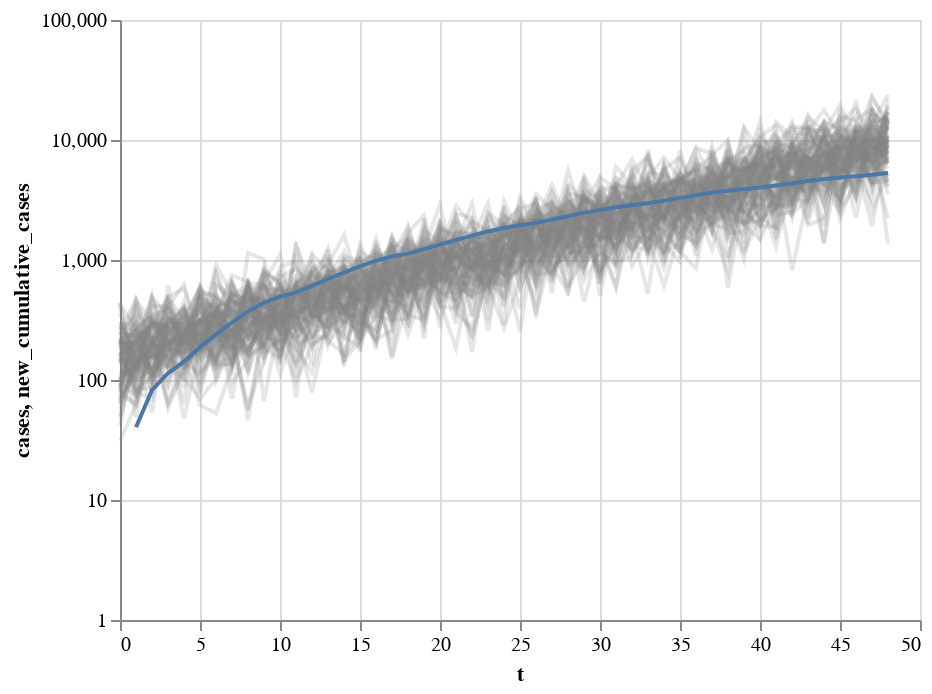

Notebook source saved alongside this figure:
### Code cell
posterior_pred_chart = alt.Chart(
    post_obs_long.loc[
        post_obs_long.series < 100
    ]
).mark_line().encode(
    alt.X('t'),
    alt.Y(
        'cases', 
        scale = alt.Scale(type = 'log', domain = (1, 100_000)), 
        axis = alt.Axis(tickCount = 5)
    ),
    detail = 'series',
    opacity = alt.value(0.2),
    color = alt.value('grey')
)

observed_line = alt.Chart(
    us_delta.loc[us_delta.new_cumulative_cases != 0,['t', 'new_cumulative_cases']]
).mark_line().encode(
    alt.Y(
        'new_cumulative_cases', 
        scale = alt.Scale(type = 'log', domain = (1, 100_000)),
        axis = alt.Axis(tickCount = 5)
    ),
    alt.X('t'),
)

posterior_pred_chart + observed_line
# posterior_pred_chart

### Figure 1 — Vega-Lite specification as saved in the notebook (floating-point values rounded to 4 significant figures; data arrays with more than 128 entries replaced by an {"elided": "..."} marker saying what was removed)
{"config": {"view": {"continuousWidth": 400, "continuousHeight": 300}}, "layer": [{"data": {"name": "data-81bf0c461113eede6ce6b010dcb885cd"}, "mark": "line", "encoding": {"color": {"value": "grey"}, "detail": {"type": "quantitative", "field": "series"}, "opacity": {"value": 0.2}, "x": {"type": "quantitative", "field": "t"}, "y": {"type": "quantitative", "axis": {"tickCount": 5}, "field": "cases", "scale": {"domain": [1, 100000], "type": "log"}}}}, {"data": {"name": "data-5b98034765e6c3e7187991ad9367ca55"}, "mark": "line", "encoding": {"x": {"type": "quantitative", "field": "t"}, "y": {"type": "quantitative", "axis": {"tickCount": 5}, "field": "new_cumulative_cases", "scale": {"domain": [1, 100000], "type": "log"}}}}], "$schema": "https://vega.github.io/schema/vega-lite/v4.8.1.json", "datasets": {"data-81bf0c461113eede6ce6b010dcb885cd": {"elided": "4900 records"}, "data-5b98034765e6c3e7187991ad9367ca55": [{"t": 1, "new_cumulative_cases": 40.45}, {"t": 2, "new_cumulative_cases": 82.63}, {"t": 3, "new_cumulative_cases": 114.0}, {"t": 4, "new_cumulative_cases": 142.2}, {"t": 5, "new_cumulative_cases": 187.8}, {"t": 6, "new_cumulative_cases": 238.8}, {"t": 7, "new_cumulative_cases": 300.1}, {"t": 8, "new_cumulative_cases": 372.9}, {"t": 9, "new_cumulative_cases": 441.3}, {"t": 10, "new_cumulative_cases": 494.3}, {"t": 11, "new_cumulative_cases": 537.3}, {"t": 12, "new_cumulative_cases": 608.8}, {"t": 13, "new_cumulative_cases": 694.8}, {"t": 14, "new_cumulative_cases": 783.9}, {"t": 15, "new_cumulative_cases": 882.9}, {"t": 16, "new_cumulative_cases": 987.5}, {"t": 17, "new_cumulative_cases": 1068.0}, {"t": 18, "new_cumulative_cases": 1131.0}, {"t": 19, "new_cumulative_cases": 1234.0}, {"t": 20, "new_cumulative_cases": 1345.0}, {"t": 21, "new_cumulative_cases": 1468.0}, {"t": 22, "new_cumulative_cases": 1596.0}, {"t": 23, "new_cumulative_cases": 1729.0}, {"t": 24, "new_cumulative_cases": 1849.0}, {"t": 25, "new_cumulative_cases": 1945.0}, {"t": 26, "new_cumulative_cases": 2039.0}, {"t": 27, "new_cumulative_cases": 2175.0}, {"t": 28, "new_cumulative_cases": 2319.0}, {"t": 29, "new_cumulative_cases": 2469.0}, {"t": 30, "new_cumulative_cases": 2615.0}, {"t": 31, "new_cumulative_cases": 2753.0}, {"t": 32, "new_cumulative_cases": 2863.0}, {"t": 33, "new_cumulative_cases": 2973.0}, {"t": 34, "new_cumulative_cases": 3124.0}, {"t": 35, "new_cumulative_cases": 3292.0}, {"t": 36, "new_cumulative_cases": 3466.0}, {"t": 37, "new_cumulative_cases": 3633.0}, {"t": 38, "new_cumulative_cases": 3776.0}, {"t": 39, "new_cumulative_cases": 3902.0}, {"t": 40, "new_cumulative_cases": 4019.0}, {"t": 41, "new_cumulative_cases": 4182.0}, {"t": 42, "new_cumulative_cases": 4359.0}, {"t": 43, "new_cumulative_cases": 4545.0}, {"t": 44, "new_cumulative_cases": 4727.0}, {"t": 45, "new_cumulative_cases": 4878.0}, {"t": 46, "new_cumulative_cases": 4996.0}, {"t": 47, "new_cumulative_cases": 5130.0}, {"t": 48, "new_cumulative_cases": 5307.0}]}}
